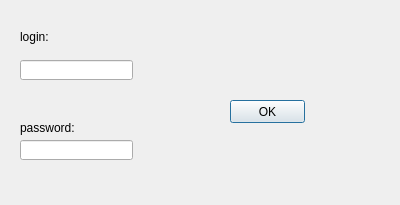
<?xml version="1.0" encoding="UTF-8"?>
<ui version="4.0">
 <class>Dialog</class>
 <widget class="QDialog" name="Dialog">
  <property name="geometry">
   <rect>
    <x>0</x>
    <y>0</y>
    <width>400</width>
    <height>205</height>
   </rect>
  </property>
  <property name="windowTitle">
   <string>access</string>
  </property>
  <widget class="QLabel" name="label">
   <property name="geometry">
    <rect>
     <x>20</x>
     <y>30</y>
     <width>47</width>
     <height>14</height>
    </rect>
   </property>
   <property name="text">
    <string>login:</string>
   </property>
  </widget>
  <widget class="QLineEdit" name="lineEdit">
   <property name="geometry">
    <rect>
     <x>20</x>
     <y>60</y>
     <width>113</width>
     <height>20</height>
    </rect>
   </property>
  </widget>
  <widget class="QLabel" name="label_2">
   <property name="geometry">
    <rect>
     <x>20</x>
     <y>120</y>
     <width>61</width>
     <height>16</height>
    </rect>
   </property>
   <property name="text">
    <string>password:</string>
   </property>
  </widget>
  <widget class="QLineEdit" name="lineEdit_2">
   <property name="geometry">
    <rect>
     <x>20</x>
     <y>140</y>
     <width>113</width>
     <height>20</height>
    </rect>
   </property>
  </widget>
  <widget class="QPushButton" name="pushButton">
   <property name="geometry">
    <rect>
     <x>230</x>
     <y>100</y>
     <width>75</width>
     <height>23</height>
    </rect>
   </property>
   <property name="text">
    <string>OK</string>
   </property>
  </widget>
 </widget>
 <resources/>
 <connections/>
</ui>
